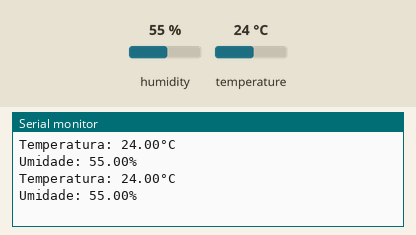
The sketch below on a simulated Arduino Uno, built with avr-gcc and run on an emulated ATmega328P. On the bench: the last lines printed to the serial monitor. The test bench sets the inputs (shaded band); at power-on: humidity 55 %, temperature 24 °C.

Above: at 2.8 s.
2.9 s: humidity set to 22 %
At 4.5 s:
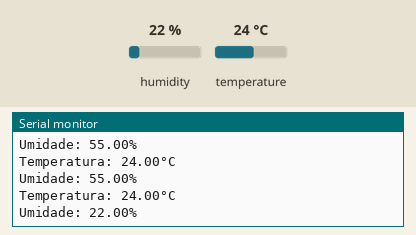
5.6 s: temperature set to 12 °C
At 6.9 s:
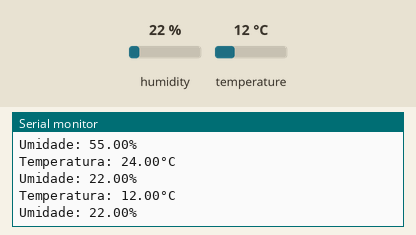
8.3 s: humidity set to 40 %
At 10.6 s:
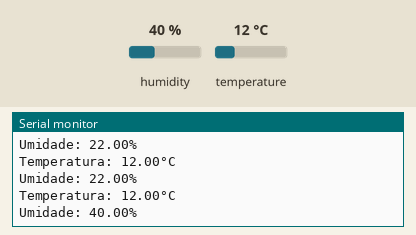
Timing chart, 0 to 12.1 s (numbered marks = the images above; inputs shaded):
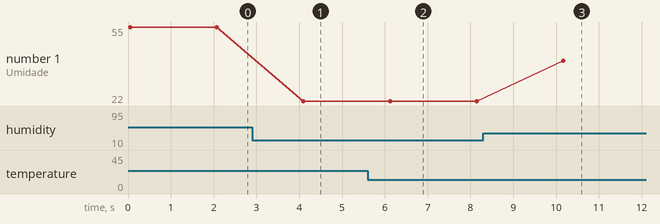

The sketch:

DHT11.ino
```cpp
#include "DHT.h"

#define DHTPIN 2
#define DHTTYPE DHT11

DHT dht(DHTPIN, DHTTYPE);

void setup() {
  Serial.begin(9600);
  dht.begin();
}

void loop() {
  float temperature = dht.readTemperature();
  float humidity = dht.readHumidity();

  if (isnan(temperature) || isnan(humidity)) {
    Serial.println("Falha ao ler do sensor DHT11!");
    return;
  }

  Serial.print("Temperatura: ");
  Serial.print(temperature);
  Serial.println("°C");

  Serial.print("Umidade: ");
  Serial.print(humidity);
  Serial.println("%");

  delay(2000);
}
```

Measured:
- after the input at 2.9 s, the serial monitor: prints a new line after 1.2 s (image 1)
- after the input at 5.6 s, the serial monitor: prints a new line after 0.50 s (image 2)
- after the input at 8.3 s, the serial monitor: prints a new line after 1.9 s (image 3)
- plotted number 1: 55 → 22 after the input at 2.9 s, 22 → 40 after the input at 8.3 s
